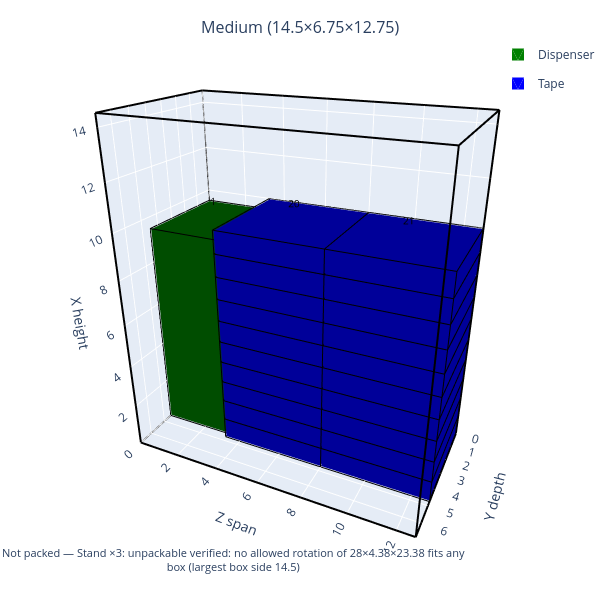

This figure's notebook cell:
### Code cell
# Plotly: interactive (rotate/zoom/hover); WebGL depth buffer
from render_plotly import render_plotly

render_plotly(plan)

### Figure 1 — Plotly figure (JSON) as saved in the notebook; plotly's stock layout.template omitted (floating-point values rounded to 4 significant figures; data arrays with more than 128 entries replaced by an {"elided": "..."} marker saying what was removed)
{"data": [{"hoverinfo": "skip", "line": {"color": "black", "width": 4}, "mode": "lines", "scene": "scene", "showlegend": false, "type": "scatter3d", "x": [0, 12.75, null, 12.75, 12.75, null, 12.75, 0, null, 0, 0, null, 0, 12.75, null, 12.75, 12.75, null, 12.75, 0, null, 0, 0, null, 0, 0, null, 12.75, 12.75, null, 12.75, 12.75, null, 0, 0, null], "y": [0, 0, null, 0, 6.75, null, 6.75, 6.75, null, 6.75, 0, null, 0, 0, null, 0, 6.75, null, 6.75, 6.75, null, 6.75, 0, null, 0, 0, null, 0, 0, null, 6.75, 6.75, null, 6.75, 6.75, null], "z": [0, 0, null, 0, 0, null, 0, 0, null, 0, 0, null, 14.5, 14.5, null, 14.5, 14.5, null, 14.5, 14.5, null, 14.5, 14.5, null, 0, 14.5, null, 0, 14.5, null, 0, 14.5, null, 0, 14.5, null]}, {"color": "#008000", "flatshading": true, "hovertemplate": "<b>Dispenser</b> · step 1<br>pos x=0, y=0, z=0<br>size 9.5×4.5×3.25<extra></extra>", "i": [0, 0, 4, 4, 0, 0, 3, 3, 0, 0, 1, 1], "j": [1, 2, 5, 6, 1, 5, 2, 6, 3, 7, 2, 6], "k": [2, 3, 6, 7, 5, 4, 6, 7, 7, 4, 6, 5], "legendgroup": "Dispenser", "lighting": {"ambient": 0.6, "diffuse": 0.6, "specular": 0.1}, "name": "Dispenser", "opacity": 1, "scene": "scene", "showlegend": true, "type": "mesh3d", "x": [0.03, 3.22, 3.22, 0.03, 0.03, 3.22, 3.22, 0.03], "y": [0.03, 0.03, 4.47, 4.47, 0.03, 0.03, 4.47, 4.47], "z": [0.03, 0.03, 0.03, 0.03, 9.47, 9.47, 9.47, 9.47]}, {"color": "#0000ff", "flatshading": true, "hovertemplate": "<b>Tape</b> · step 2<br>pos x=0, y=0, z=3.25<br>size 1×4.75×4.75<extra></extra>", "i": [0, 0, 4, 4, 0, 0, 3, 3, 0, 0, 1, 1], "j": [1, 2, 5, 6, 1, 5, 2, 6, 3, 7, 2, 6], "k": [2, 3, 6, 7, 5, 4, 6, 7, 7, 4, 6, 5], "legendgroup": "Tape", "lighting": {"ambient": 0.6, "diffuse": 0.6, "specular": 0.1}, "name": "Tape", "opacity": 1, "scene": "scene", "showlegend": true, "type": "mesh3d", "x": [3.28, 7.97, 7.97, 3.28, 3.28, 7.97, 7.97, 3.28], "y": [0.03, 0.03, 4.72, 4.72, 0.03, 0.03, 4.72, 4.72], "z": [0.03, 0.03, 0.03, 0.03, 0.97, 0.97, 0.97, 0.97]}, {"color": "#0000ff", "flatshading": true, "hovertemplate": "<b>Tape</b> · step 3<br>pos x=0, y=0, z=8<br>size 1×4.75×4.75<extra></extra>", "i": [0, 0, 4, 4, 0, 0, 3, 3, 0, 0, 1, 1], "j": [1, 2, 5, 6, 1, 5, 2, 6, 3, 7, 2, 6], "k": [2, 3, 6, 7, 5, 4, 6, 7, 7, 4, 6, 5], "legendgroup": "Tape", "lighting": {"ambient": 0.6, "diffuse": 0.6, "specular": 0.1}, "name": "Tape", "opacity": 1, "scene": "scene", "showlegend": false, "type": "mesh3d", "x": [8.03, 12.72, 12.72, 8.03, 8.03, 12.72, 12.72, 8.03], "y": [0.03, 0.03, 4.72, 4.72, 0.03, 0.03, 4.72, 4.72], "z": [0.03, 0.03, 0.03, 0.03, 0.97, 0.97, 0.97, 0.97]}, {"color": "#0000ff", "flatshading": true, "hovertemplate": "<b>Tape</b> · step 4<br>pos x=1, y=0, z=3.25<br>size 1×4.75×4.75<extra></extra>", "i": [0, 0, 4, 4, 0, 0, 3, 3, 0, 0, 1, 1], "j": [1, 2, 5, 6, 1, 5, 2, 6, 3, 7, 2, 6], "k": [2, 3, 6, 7, 5, 4, 6, 7, 7, 4, 6, 5], "legendgroup": "Tape", "lighting": {"ambient": 0.6, "diffuse": 0.6, "specular": 0.1}, "name": "Tape", "opacity": 1, "scene": "scene", "showlegend": false, "type": "mesh3d", "x": [3.28, 7.97, 7.97, 3.28, 3.28, 7.97, 7.97, 3.28], "y": [0.03, 0.03, 4.72, 4.72, 0.03, 0.03, 4.72, 4.72], "z": [1.03, 1.03, 1.03, 1.03, 1.97, 1.97, 1.97, 1.97]}, {"color": "#0000ff", "flatshading": true, "hovertemplate": "<b>Tape</b> · step 5<br>pos x=1, y=0, z=8<br>size 1×4.75×4.75<extra></extra>", "i": [0, 0, 4, 4, 0, 0, 3, 3, 0, 0, 1, 1], "j": [1, 2, 5, 6, 1, 5, 2, 6, 3, 7, 2, 6], "k": [2, 3, 6, 7, 5, 4, 6, 7, 7, 4, 6, 5], "legendgroup": "Tape", "lighting": {"ambient": 0.6, "diffuse": 0.6, "specular": 0.1}, "name": "Tape", "opacity": 1, "scene": "scene", "showlegend": false, "type": "mesh3d", "x": [8.03, 12.72, 12.72, 8.03, 8.03, 12.72, 12.72, 8.03], "y": [0.03, 0.03, 4.72, 4.72, 0.03, 0.03, 4.72, 4.72], "z": [1.03, 1.03, 1.03, 1.03, 1.97, 1.97, 1.97, 1.97]}, {"color": "#0000ff", "flatshading": true, "hovertemplate": "<b>Tape</b> · step 6<br>pos x=2, y=0, z=3.25<br>size 1×4.75×4.75<extra></extra>", "i": [0, 0, 4, 4, 0, 0, 3, 3, 0, 0, 1, 1], "j": [1, 2, 5, 6, 1, 5, 2, 6, 3, 7, 2, 6], "k": [2, 3, 6, 7, 5, 4, 6, 7, 7, 4, 6, 5], "legendgroup": "Tape", "lighting": {"ambient": 0.6, "diffuse": 0.6, "specular": 0.1}, "name": "Tape", "opacity": 1, "scene": "scene", "showlegend": false, "type": "mesh3d", "x": [3.28, 7.97, 7.97, 3.28, 3.28, 7.97, 7.97, 3.28], "y": [0.03, 0.03, 4.72, 4.72, 0.03, 0.03, 4.72, 4.72], "z": [2.03, 2.03, 2.03, 2.03, 2.97, 2.97, 2.97, 2.97]}, {"color": "#0000ff", "flatshading": true, "hovertemplate": "<b>Tape</b> · step 7<br>pos x=2, y=0, z=8<br>size 1×4.75×4.75<extra></extra>", "i": [0, 0, 4, 4, 0, 0, 3, 3, 0, 0, 1, 1], "j": [1, 2, 5, 6, 1, 5, 2, 6, 3, 7, 2, 6], "k": [2, 3, 6, 7, 5, 4, 6, 7, 7, 4, 6, 5], "legendgroup": "Tape", "lighting": {"ambient": 0.6, "diffuse": 0.6, "specular": 0.1}, "name": "Tape", "opacity": 1, "scene": "scene", "showlegend": false, "type": "mesh3d", "x": [8.03, 12.72, 12.72, 8.03, 8.03, 12.72, 12.72, 8.03], "y": [0.03, 0.03, 4.72, 4.72, 0.03, 0.03, 4.72, 4.72], "z": [2.03, 2.03, 2.03, 2.03, 2.97, 2.97, 2.97, 2.97]}, {"color": "#0000ff", "flatshading": true, "hovertemplate": "<b>Tape</b> · step 8<br>pos x=3, y=0, z=3.25<br>size 1×4.75×4.75<extra></extra>", "i": [0, 0, 4, 4, 0, 0, 3, 3, 0, 0, 1, 1], "j": [1, 2, 5, 6, 1, 5, 2, 6, 3, 7, 2, 6], "k": [2, 3, 6, 7, 5, 4, 6, 7, 7, 4, 6, 5], "legendgroup": "Tape", "lighting": {"ambient": 0.6, "diffuse": 0.6, "specular": 0.1}, "name": "Tape", "opacity": 1, "scene": "scene", "showlegend": false, "type": "mesh3d", "x": [3.28, 7.97, 7.97, 3.28, 3.28, 7.97, 7.97, 3.28], "y": [0.03, 0.03, 4.72, 4.72, 0.03, 0.03, 4.72, 4.72], "z": [3.03, 3.03, 3.03, 3.03, 3.97, 3.97, 3.97, 3.97]}, {"color": "#0000ff", "flatshading": true, "hovertemplate": "<b>Tape</b> · step 9<br>pos x=3, y=0, z=8<br>size 1×4.75×4.75<extra></extra>", "i": [0, 0, 4, 4, 0, 0, 3, 3, 0, 0, 1, 1], "j": [1, 2, 5, 6, 1, 5, 2, 6, 3, 7, 2, 6], "k": [2, 3, 6, 7, 5, 4, 6, 7, 7, 4, 6, 5], "legendgroup": "Tape", "lighting": {"ambient": 0.6, "diffuse": 0.6, "specular": 0.1}, "name": "Tape", "opacity": 1, "scene": "scene", "showlegend": false, "type": "mesh3d", "x": [8.03, 12.72, 12.72, 8.03, 8.03, 12.72, 12.72, 8.03], "y": [0.03, 0.03, 4.72, 4.72, 0.03, 0.03, 4.72, 4.72], "z": [3.03, 3.03, 3.03, 3.03, 3.97, 3.97, 3.97, 3.97]}, {"color": "#0000ff", "flatshading": true, "hovertemplate": "<b>Tape</b> · step 10<br>pos x=4, y=0, z=3.25<br>size 1×4.75×4.75<extra></extra>", "i": [0, 0, 4, 4, 0, 0, 3, 3, 0, 0, 1, 1], "j": [1, 2, 5, 6, 1, 5, 2, 6, 3, 7, 2, 6], "k": [2, 3, 6, 7, 5, 4, 6, 7, 7, 4, 6, 5], "legendgroup": "Tape", "lighting": {"ambient": 0.6, "diffuse": 0.6, "specular": 0.1}, "name": "Tape", "opacity": 1, "scene": "scene", "showlegend": false, "type": "mesh3d", "x": [3.28, 7.97, 7.97, 3.28, 3.28, 7.97, 7.97, 3.28], "y": [0.03, 0.03, 4.72, 4.72, 0.03, 0.03, 4.72, 4.72], "z": [4.03, 4.03, 4.03, 4.03, 4.97, 4.97, 4.97, 4.97]}, {"color": "#0000ff", "flatshading": true, "hovertemplate": "<b>Tape</b> · step 11<br>pos x=4, y=0, z=8<br>size 1×4.75×4.75<extra></extra>", "i": [0, 0, 4, 4, 0, 0, 3, 3, 0, 0, 1, 1], "j": [1, 2, 5, 6, 1, 5, 2, 6, 3, 7, 2, 6], "k": [2, 3, 6, 7, 5, 4, 6, 7, 7, 4, 6, 5], "legendgroup": "Tape", "lighting": {"ambient": 0.6, "diffuse": 0.6, "specular": 0.1}, "name": "Tape", "opacity": 1, "scene": "scene", "showlegend": false, "type": "mesh3d", "x": [8.03, 12.72, 12.72, 8.03, 8.03, 12.72, 12.72, 8.03], "y": [0.03, 0.03, 4.72, 4.72, 0.03, 0.03, 4.72, 4.72], "z": [4.03, 4.03, 4.03, 4.03, 4.97, 4.97, 4.97, 4.97]}, {"color": "#0000ff", "flatshading": true, "hovertemplate": "<b>Tape</b> · step 12<br>pos x=5, y=0, z=3.25<br>size 1×4.75×4.75<extra></extra>", "i": [0, 0, 4, 4, 0, 0, 3, 3, 0, 0, 1, 1], "j": [1, 2, 5, 6, 1, 5, 2, 6, 3, 7, 2, 6], "k": [2, 3, 6, 7, 5, 4, 6, 7, 7, 4, 6, 5], "legendgroup": "Tape", "lighting": {"ambient": 0.6, "diffuse": 0.6, "specular": 0.1}, "name": "Tape", "opacity": 1, "scene": "scene", "showlegend": false, "type": "mesh3d", "x": [3.28, 7.97, 7.97, 3.28, 3.28, 7.97, 7.97, 3.28], "y": [0.03, 0.03, 4.72, 4.72, 0.03, 0.03, 4.72, 4.72], "z": [5.03, 5.03, 5.03, 5.03, 5.97, 5.97, 5.97, 5.97]}, {"color": "#0000ff", "flatshading": true, "hovertemplate": "<b>Tape</b> · step 13<br>pos x=5, y=0, z=8<br>size 1×4.75×4.75<extra></extra>", "i": [0, 0, 4, 4, 0, 0, 3, 3, 0, 0, 1, 1], "j": [1, 2, 5, 6, 1, 5, 2, 6, 3, 7, 2, 6], "k": [2, 3, 6, 7, 5, 4, 6, 7, 7, 4, 6, 5], "legendgroup": "Tape", "lighting": {"ambient": 0.6, "diffuse": 0.6, "specular": 0.1}, "name": "Tape", "opacity": 1, "scene": "scene", "showlegend": false, "type": "mesh3d", "x": [8.03, 12.72, 12.72, 8.03, 8.03, 12.72, 12.72, 8.03], "y": [0.03, 0.03, 4.72, 4.72, 0.03, 0.03, 4.72, 4.72], "z": [5.03, 5.03, 5.03, 5.03, 5.97, 5.97, 5.97, 5.97]}, {"color": "#0000ff", "flatshading": true, "hovertemplate": "<b>Tape</b> · step 14<br>pos x=6, y=0, z=3.25<br>size 1×4.75×4.75<extra></extra>", "i": [0, 0, 4, 4, 0, 0, 3, 3, 0, 0, 1, 1], "j": [1, 2, 5, 6, 1, 5, 2, 6, 3, 7, 2, 6], "k": [2, 3, 6, 7, 5, 4, 6, 7, 7, 4, 6, 5], "legendgroup": "Tape", "lighting": {"ambient": 0.6, "diffuse": 0.6, "specular": 0.1}, "name": "Tape", "opacity": 1, "scene": "scene", "showlegend": false, "type": "mesh3d", "x": [3.28, 7.97, 7.97, 3.28, 3.28, 7.97, 7.97, 3.28], "y": [0.03, 0.03, 4.72, 4.72, 0.03, 0.03, 4.72, 4.72], "z": [6.03, 6.03, 6.03, 6.03, 6.97, 6.97, 6.97, 6.97]}, {"color": "#0000ff", "flatshading": true, "hovertemplate": "<b>Tape</b> · step 15<br>pos x=6, y=0, z=8<br>size 1×4.75×4.75<extra></extra>", "i": [0, 0, 4, 4, 0, 0, 3, 3, 0, 0, 1, 1], "j": [1, 2, 5, 6, 1, 5, 2, 6, 3, 7, 2, 6], "k": [2, 3, 6, 7, 5, 4, 6, 7, 7, 4, 6, 5], "legendgroup": "Tape", "lighting": {"ambient": 0.6, "diffuse": 0.6, "specular": 0.1}, "name": "Tape", "opacity": 1, "scene": "scene", "showlegend": false, "type": "mesh3d", "x": [8.03, 12.72, 12.72, 8.03, 8.03, 12.72, 12.72, 8.03], "y": [0.03, 0.03, 4.72, 4.72, 0.03, 0.03, 4.72, 4.72], "z": [6.03, 6.03, 6.03, 6.03, 6.97, 6.97, 6.97, 6.97]}, {"color": "#0000ff", "flatshading": true, "hovertemplate": "<b>Tape</b> · step 16<br>pos x=7, y=0, z=3.25<br>size 1×4.75×4.75<extra></extra>", "i": [0, 0, 4, 4, 0, 0, 3, 3, 0, 0, 1, 1], "j": [1, 2, 5, 6, 1, 5, 2, 6, 3, 7, 2, 6], "k": [2, 3, 6, 7, 5, 4, 6, 7, 7, 4, 6, 5], "legendgroup": "Tape", "lighting": {"ambient": 0.6, "diffuse": 0.6, "specular": 0.1}, "name": "Tape", "opacity": 1, "scene": "scene", "showlegend": false, "type": "mesh3d", "x": [3.28, 7.97, 7.97, 3.28, 3.28, 7.97, 7.97, 3.28], "y": [0.03, 0.03, 4.72, 4.72, 0.03, 0.03, 4.72, 4.72], "z": [7.03, 7.03, 7.03, 7.03, 7.97, 7.97, 7.97, 7.97]}, {"color": "#0000ff", "flatshading": true, "hovertemplate": "<b>Tape</b> · step 17<br>pos x=7, y=0, z=8<br>size 1×4.75×4.75<extra></extra>", "i": [0, 0, 4, 4, 0, 0, 3, 3, 0, 0, 1, 1], "j": [1, 2, 5, 6, 1, 5, 2, 6, 3, 7, 2, 6], "k": [2, 3, 6, 7, 5, 4, 6, 7, 7, 4, 6, 5], "legendgroup": "Tape", "lighting": {"ambient": 0.6, "diffuse": 0.6, "specular": 0.1}, "name": "Tape", "opacity": 1, "scene": "scene", "showlegend": false, "type": "mesh3d", "x": [8.03, 12.72, 12.72, 8.03, 8.03, 12.72, 12.72, 8.03], "y": [0.03, 0.03, 4.72, 4.72, 0.03, 0.03, 4.72, 4.72], "z": [7.03, 7.03, 7.03, 7.03, 7.97, 7.97, 7.97, 7.97]}, {"color": "#0000ff", "flatshading": true, "hovertemplate": "<b>Tape</b> · step 18<br>pos x=8, y=0, z=3.25<br>size 1×4.75×4.75<extra></extra>", "i": [0, 0, 4, 4, 0, 0, 3, 3, 0, 0, 1, 1], "j": [1, 2, 5, 6, 1, 5, 2, 6, 3, 7, 2, 6], "k": [2, 3, 6, 7, 5, 4, 6, 7, 7, 4, 6, 5], "legendgroup": "Tape", "lighting": {"ambient": 0.6, "diffuse": 0.6, "specular": 0.1}, "name": "Tape", "opacity": 1, "scene": "scene", "showlegend": false, "type": "mesh3d", "x": [3.28, 7.97, 7.97, 3.28, 3.28, 7.97, 7.97, 3.28], "y": [0.03, 0.03, 4.72, 4.72, 0.03, 0.03, 4.72, 4.72], "z": [8.03, 8.03, 8.03, 8.03, 8.97, 8.97, 8.97, 8.97]}, {"color": "#0000ff", "flatshading": true, "hovertemplate": "<b>Tape</b> · step 19<br>pos x=8, y=0, z=8<br>size 1×4.75×4.75<extra></extra>", "i": [0, 0, 4, 4, 0, 0, 3, 3, 0, 0, 1, 1], "j": [1, 2, 5, 6, 1, 5, 2, 6, 3, 7, 2, 6], "k": [2, 3, 6, 7, 5, 4, 6, 7, 7, 4, 6, 5], "legendgroup": "Tape", "lighting": {"ambient": 0.6, "diffuse": 0.6, "specular": 0.1}, "name": "Tape", "opacity": 1, "scene": "scene", "showlegend": false, "type": "mesh3d", "x": [8.03, 12.72, 12.72, 8.03, 8.03, 12.72, 12.72, 8.03], "y": [0.03, 0.03, 4.72, 4.72, 0.03, 0.03, 4.72, 4.72], "z": [8.03, 8.03, 8.03, 8.03, 8.97, 8.97, 8.97, 8.97]}, {"color": "#0000ff", "flatshading": true, "hovertemplate": "<b>Tape</b> · step 20<br>pos x=9, y=0, z=3.25<br>size 1×4.75×4.75<extra></extra>", "i": [0, 0, 4, 4, 0, 0, 3, 3, 0, 0, 1, 1], "j": [1, 2, 5, 6, 1, 5, 2, 6, 3, 7, 2, 6], "k": [2, 3, 6, 7, 5, 4, 6, 7, 7, 4, 6, 5], "legendgroup": "Tape", "lighting": {"ambient": 0.6, "diffuse": 0.6, "specular": 0.1}, "name": "Tape", "opacity": 1, "scene": "scene", "showlegend": false, "type": "mesh3d", "x": [3.28, 7.97, 7.97, 3.28, 3.28, 7.97, 7.97, 3.28], "y": [0.03, 0.03, 4.72, 4.72, 0.03, 0.03, 4.72, 4.72], "z": [9.03, 9.03, 9.03, 9.03, 9.97, 9.97, 9.97, 9.97]}, {"color": "#0000ff", "flatshading": true, "hovertemplate": "<b>Tape</b> · step 21<br>pos x=9, y=0, z=8<br>size 1×4.75×4.75<extra></extra>", "i": [0, 0, 4, 4, 0, 0, 3, 3, 0, 0, 1, 1], "j": [1, 2, 5, 6, 1, 5, 2, 6, 3, 7, 2, 6], "k": [2, 3, 6, 7, 5, 4, 6, 7, 7, 4, 6, 5], "legendgroup": "Tape", "lighting": {"ambient": 0.6, "diffuse": 0.6, "specular": 0.1}, "name": "Tape", "opacity": 1, "scene": "scene", "showlegend": false, "type": "mesh3d", "x": [8.03, 12.72, 12.72, 8.03, 8.03, 12.72, 12.72, 8.03], "y": [0.03, 0.03, 4.72, 4.72, 0.03, 0.03, 4.72, 4.72], "z": [9.03, 9.03, 9.03, 9.03, 9.97, 9.97, 9.97, 9.97]}, {"hoverinfo": "skip", "line": {"color": "black", "width": 2}, "mode": "lines", "scene": "scene", "showlegend": false, "type": "scatter3d", "x": {"elided": "756 float values"}, "y": {"elided": "756 float values"}, "z": {"elided": "756 float values"}}, {"hoverinfo": "skip", "mode": "text", "scene": "scene", "showlegend": false, "text": ["1", "2", "3", "4", "5", "6", "7", "8", "9", "10", "11", "12", "13", "14", "15", "16", "17", "18", "19", "20", "21"], "textfont": {"color": "black", "size": 10}, "type": "scatter3d", "x": [1.625, 5.625, 10.38, 5.625, 10.38, 5.625, 10.38, 5.625, 10.38, 5.625, 10.38, 5.625, 10.38, 5.625, 10.38, 5.625, 10.38, 5.625, 10.38, 5.625, 10.38], "y": [2.25, 2.375, 2.375, 2.375, 2.375, 2.375, 2.375, 2.375, 2.375, 2.375, 2.375, 2.375, 2.375, 2.375, 2.375, 2.375, 2.375, 2.375, 2.375, 2.375, 2.375], "z": [9.65, 1.15, 1.15, 2.15, 2.15, 3.15, 3.15, 4.15, 4.15, 5.15, 5.15, 6.15, 6.15, 7.15, 7.15, 8.15, 8.15, 9.15, 9.15, 10.15, 10.15]}], "layout": {"annotations": [{"font": {"size": 16}, "showarrow": false, "text": "Medium (14.5×6.75×12.75)", "x": 0.5, "xanchor": "center", "xref": "paper", "y": 1, "yanchor": "bottom", "yref": "paper"}, {"font": {"size": 11}, "showarrow": false, "text": "Not packed — Stand ×3: unpackable verified: no allowed rotation of 28×4.38×23.38 fits any<br>box (largest box side 14.5)", "x": 0, "xanchor": "left", "xref": "paper", "y": -0.05, "yref": "paper"}], "height": 600, "legend": {"x": 1, "xanchor": "right", "y": 1}, "margin": {"b": 50, "l": 0, "r": 0, "t": 40}, "scene": {"aspectmode": "data", "camera": {"eye": {"x": 0.9, "y": -1.9, "z": 1}}, "domain": {"x": [0, 1], "y": [0, 1]}, "xaxis": {"range": [0, 12.75], "title": {"text": "Z span"}}, "yaxis": {"range": [6.75, 0], "title": {"text": "Y depth"}}, "zaxis": {"range": [0, 14.5], "title": {"text": "X height"}}}, "width": 600}}
